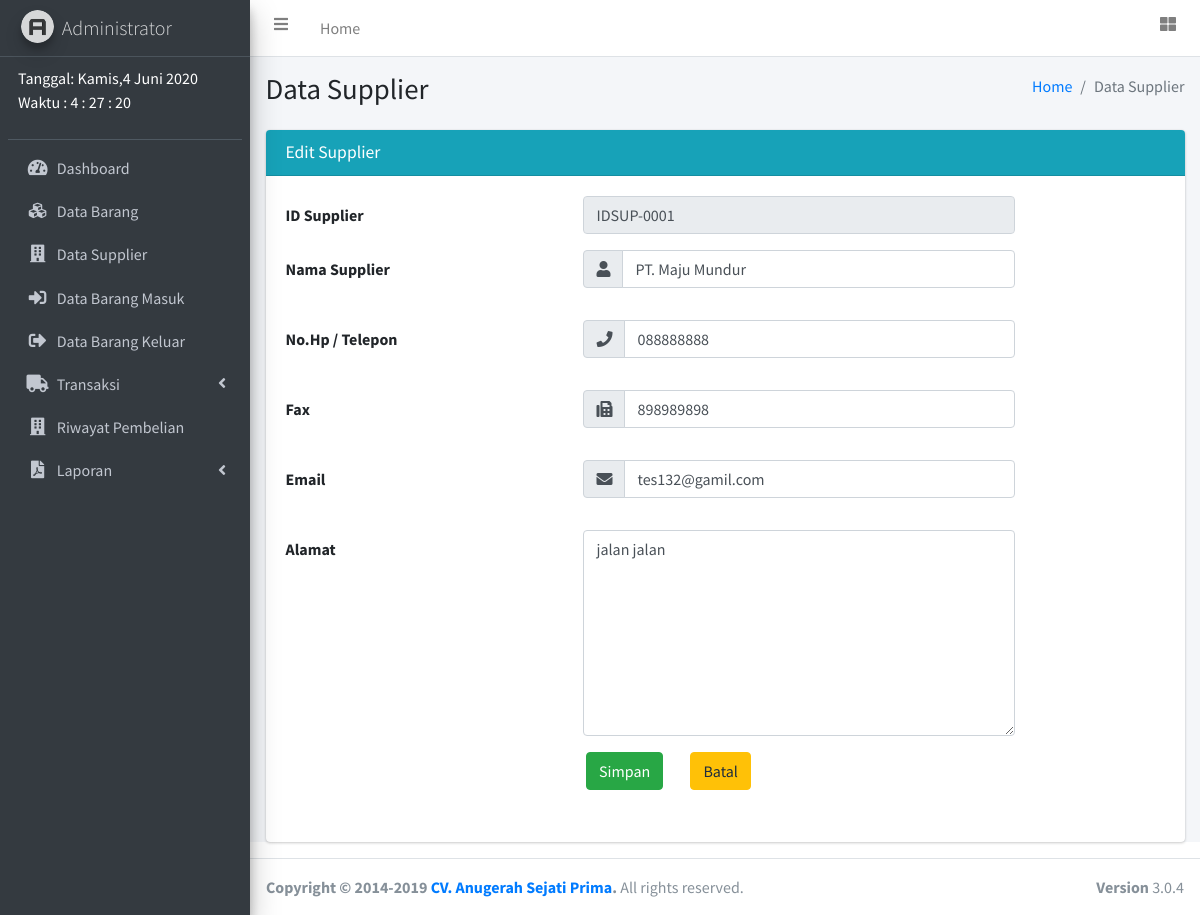
Page /admin/supplierEdit.php?id_supplier=IDSUP-0001 on the committed database.
### tables this page shows
CREATE TABLE `tbl_supplier` (
  `id_supplier` varchar(20) NOT NULL,
  `nama` varchar(50) NOT NULL,
  `nomor` varchar(20) NOT NULL,
  `fax` varchar(10) NOT NULL,
  `email` varchar(30) NOT NULL,
  `alamat` text NOT NULL
);

### admin/supplierEdit.php (the view, shortened to what this page needs)
<?php include_once ('header.php') ?>
<?php include_once ('sidebar.php') ?>
<?php
$idsup = $_GET['id_supplier'];
$sql   = "SELECT * FROM tbl_supplier WHERE id_supplier = '$idsup'";
$query = $mysqli->query($sql);
while ($row = $query->fetch_array(MYSQLI_NUM)) {
  $nma    = $row[1];
  $nmo    = $row[2];
  $fax    = $row[3];
  $email  = $row[4];
  $alamat = $row[5];
}
 ?>
<div class="content-wrapper">
  <section class="content-header">
    <div class="container-fluid">
      <div class="row mb-2">
        <div class="col-sm-6">
          <h1>Data Supplier</h1>
        </div>
        <div class="col-sm-6">
          <ol class="breadcrumb float-sm-right">
            <li class="breadcrumb-item"><a href="#">Home</a></li>
            <li class="breadcrumb-item active">Data Supplier</li>
          </ol>
        </div>
      </div>
    </div>
  </section>
  <section class="content">
    <div class="container-fluid">
      <div class="card card-info">
        <div class="card-header">
          <h3 class="card-title">Edit Supplier</h3>
        </div>
        <form class="form-horizontal" action="" method="post">
          <div class="card-body">
            <div class="form-group row">
              <label class="col-sm-4 col-form-label">ID Supplier</label>
              <div class="col-sm-6">
                <input class="form-control" type="text" name="inpid" value="<?php echo $_GET['id_supplier']; ?>"
                  readonly>
              </div>
            </div>
            <div class="form-group row">
              <label class="col-sm-4 col-form-label">Nama Supplier</label>
              <div class="input-group mb-3 col-sm-6">
                <div class="input-group-prepend">
                  <span class="input-group-text"><i class="fas fa-user"></i></span>
                </div>
                <input type="text" class="form-control" name="inpnma" value=<?php echo "\"$nma\""; ?> required>
              </div>
            </div>
            <div class="form-group row">
              <label class="col-sm-4 col-form-label">No.Hp / Telepon</label>
              <div class="input-group mb-3 col-sm-6">
                <div class="input-group-prepend">
                  <span class="input-group-text"><i class="fas fa-phone"></i></span>
                </div>
                <input type="text" class="form-control" name="inpnmo" value=<?php echo "\"$nmo\""; ?> required>
              </div>
            </div>
            <div class="form-group row">
              <label for="" class="col-sm-4 col-form-label">Fax</label>
              <div class="input-group mb-3 col-sm-6">
                <div class="input-group-prepend">
                  <span class="input-group-text"><i class="fas fa-fax"></i></span>
                </div>
                <input type="text" class="form-control" name="inpfax" value=<?php echo "\"$fax\""; ?> required>
              </div>
            </div>
            <div class="form-group row">
              <label class="col-sm-4 col-form-label">Email</label>
              <div class="input-group mb-3 col-sm-6">
                <div class="input-group-prepend">
                  <span class="input-group-text"><i class="fas fa-envelope"></i></span>
                </div>
                <input type="email" class="form-control" name="inpemail" value=<?php echo "\"$email\""; ?> required>
              </div>
            </div>
            <div class="form-group row">
              <label for="" class="col-sm-4 col-form-label">Alamat</label>
              <div class="col-sm-6">
                <textarea type="text" class="form-control" name="inpalmt" rows="8" cols="25"
                  required><?php echo $alamat; ?></textarea>
              </div>
            </div>
            <div class="form-group">
              <div class="col-md-4 mx-auto">
                <input class="btn btn-success mr-4" type="submit" name="ubah" value="Simpan">
                <a class="btn btn-warning" href="supplierData.php">Batal</a>
              </div>
            </div>
          </div>
        </form>
      </div>
    </div>
  </section>
</div>
<?php include_once ('footer.php') ?>

### rows in the picture
tbl_supplier: inpnma "PT. Maju Mundur", inpnmo "088888888", inpfax "898989898", inpemail "tes132@gamil.com", inpalmt "jalan jalan"
